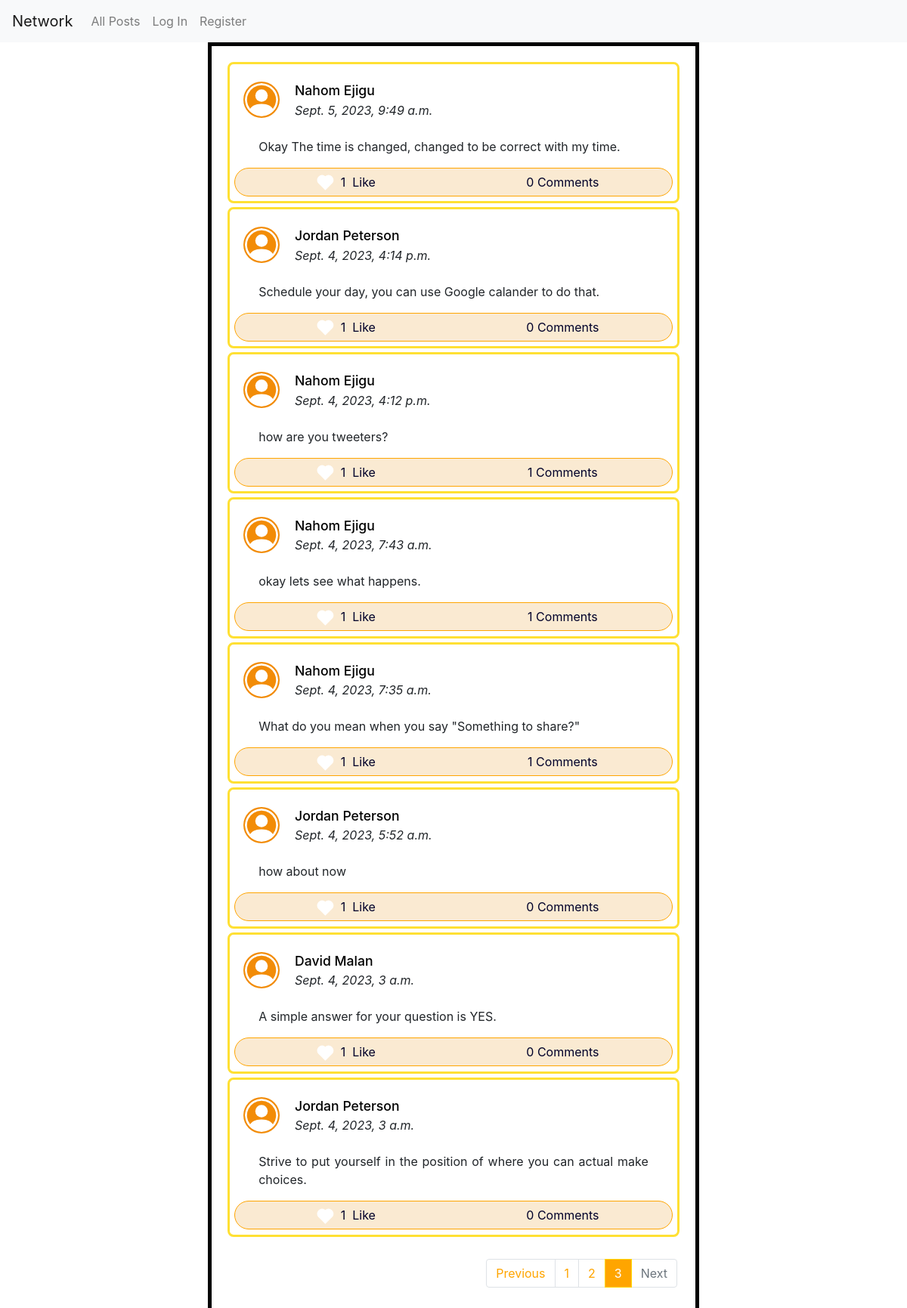
/?page=3, run on the app's committed database.
### network/models.py (models this page shows)
class Post(models.Model):
    user = models.ForeignKey(User, on_delete=models.CASCADE, related_name='poster')
    post = models.TextField()
    date = models.DateTimeField(auto_now_add=True)
    like = models.ManyToManyField(User, blank=True, related_name='like')
    views = models.IntegerField(default=0)
    comment = models.ManyToManyField(Comment, blank=True, related_name="post")

class User(AbstractUser):
    following = models.ManyToManyField("self", blank=True)
    followers = models.ManyToManyField("self", blank=True)

### network/views.py (the view)
# urls.py: path("", views.index, name="index"),
def index(request):
    p = Paginator(Post.objects.all().order_by('-date'), 10)
    page = request.GET.get("page")
    posts = p.get_page(page)
    return render(request, "network/index.html", {
        "new_post": NewPost(),
        "posts": posts,
    })

### network/templates/network/index.html (shortened to what this page needs)
{% extends "network/layout.html" %}

### network/templates/network/layout.html (shortened to what this page needs)
{% load static %}
<!DOCTYPE html>
<html lang="en">
    <head>
        <link href="https://cdn.jsdelivr.net/npm/bootstrap@5.3.1/dist/css/bootstrap.min.css" rel="stylesheet">
        <link rel="stylesheet" href="https://stackpath.bootstrapcdn.com/bootstrap/4.4.1/css/bootstrap.min.css">
        <link href="{% static 'network/styles.css' %}" rel="stylesheet">
    </head>
    <body>
        <div class="network" >
        <nav class="navbar navbar-expand-lg navbar-light bg-light">
            <a class="navbar-brand" href="{% url 'index' %}">Network</a>
          <ul class="navbar-nav mr-auto nav-bar-network">
            <li class="nav-item">
              <a class="nav-link" href="{% url 'index' %}">All Posts</a>
            </li>
            {% if user.is_authenticated %}
                <li class="nav-item following">
                    <a class="nav-link" href="{% url 'following' %}">Following</a>
                </li>
                <li class="nav-item">
                    <a class="nav-link" href="{% url 'logout' %}">Log Out</a>
                </li>
            {% else %}
                <li class="nav-item">
                    <a class="nav-link" href="{% url 'login' %}">Log In</a>
                </li>
                <li class="nav-item">
                    <a class="nav-link" href="{% url 'register' %}">Register</a>
                </li>
            {% endif %}
          </ul>
        </nav>
        </div>
        <div class="body">
            <div class="main">
                <div class="middle-everything">
                    {% for post in posts %}
                    <div class="posts">
                        <div class="username">
                            <div class="user-icon">
                            </div>
                            <div class="user-username">
                                    <a  href="{% url 'profile_page' post.user %}" class="hyper-link-user">{{ post.user.first_name }} {{ post.user.last_name }} </a>
                                    <div><i>{{ post.date  }}</i> </div>
                            </div>
                        </div>
                            <div class="post-content">
                            {{ post.post }}
                            </div>
                            <div class="post-info">
                                <div>
                                        <div class="span-like">
                                            {% if user in post.like.all %}
                                                <div class="liked heart" data-post_id="{{post.id}}" data-liked="True" class="not-liked like" > </div>
                                            {% else %}
                                                <div class="not-liked heart" data-post_id="{{post.id}}" data-liked="False" class="not-liked like">  </div>
                                            {% endif %}
                                        </div>
                                        &nbsp;<span data-post_id="{{post.id}}" class="like-number numbers"> {{ post.like.all.count }} </span> &nbsp;
                                        Like
                                        </div>
                                <div class="comments"> <span class="numbers"> {{ post.comment.all.count }}</span>&nbsp;Comments</div>
                            </div>
                    </div>
                    {% endfor %}
                    <br>
                    {% if posts.number  %}
                    <nav aria-label="..">
                        <ul class="pagination justify-content-end">
                        {% if posts.has_previous%}
                          <li class="page-item ">
                            <a class="page-link" href="?page={{ posts.previous_page_number }}" tabindex="-1" aria-disabled="true">Previous</a>
                          </li>
                        {% else %}
                        <li class="page-item disabled">
                            <a class="page-link" href="#" tabindex="-1" aria-disabled="true">Previous</a>
                          </li>
                        {% endif %}
                        {% for  page in posts.paginator.page_range %}
                            {% if page == posts.number %}
                            <li class="page-item active">
                                <a id="active" class="page-link" href="?page={{ page }}"> {{page}} </a>
                            </li>
                            {% elif page > posts.number|add:'-3' and page < posts.number|add:'3' %}
                            <li class="page-item"><a class="page-link" href="?page={{ page }}">{{ page }}</a></li>
                            {% endif %}
                        {% endfor %}
                          {% if posts.has_next %}
                          <li class="page-item ">
                            <a class="page-link" href="?page={{ posts.next_page_number }}">Next</a>
                          </li>
                          {% else %}
                          <li class="page-item disabled">
                            <a class="page-link" href="#">Next</a>
                          </li>
                          {% endif %}
                        </ul>
                      </nav>
                      {% endif %}
                </div>
            </div>
        </div>
    </body>
</html>

### network/static/network/styles.css (style rules this page uses)
body, * { box-sizing: border-box; }
body { margin: 0; position: relative; }
.middle-everything { width: 100%; }
.span-like { border: .001rem solid transparent; display: flex; justify-content: center; align-items: center; width: 2rem; height: 1rem; padding: 17px 1px 13px 1px; margin: 0; position: relative; border-radius: 50%; }
.heart { width: .8rem; height: .8rem; background-color: white; position: absolute; transform: rotate(45deg); }
.heart::before { content: ""; width: inherit; height: inherit; background-color: inherit; position: absolute; right: 0%; bottom: 50%; border-radius: 50%; }
.heart::after { content: ""; width: inherit; height: inherit; background-color: inherit ; position: absolute; border-radius: 50%; bottom: 0%; left: -50%; }
.not-liked { background-color: white; }
.pagination { margin-right: .5rem; }
.page-link { background-color: white; color: orange; }
.active > #active { background-color: orange; border-color: gold; }
@media only screen and (min-width: 600px) { .main { display: flex; justify-content: center; align-items: center; width: 100%; } }
@media only screen and (min-width: 600px) { .middle-everything { max-width: 650px; border: 5px solid black; padding: 1rem; } }
@media only screen and (min-width: 600px) { .user-icon { width: 5rem; color: rgb(255, 255, 255); display: flex; justify-content: center; padding: 1rem 0.5rem; } }
@media only screen and (min-width: 600px) { .user-icon> svg { width: 3rem; color: rgb(255, 255, 255); padding: 2px; background-color: rgb(242, 140, 7); border-radius: 50%; height: fit-content; text-align: center; } }
@media only screen and (min-width: 600px) { .posts { border: 0.2rem solid rgba(255, 217, 0, 0.8); border-radius: 0.5rem; padding: 0.4rem; margin: 0.3rem; } }
@media only screen and (min-width: 600px) { .username { display: flex; position: relative; align-items: center; } }
@media only screen and (min-width: 600px) { .user-username { width: 100%; padding: 1rem .5rem; } }
@media only screen and (min-width: 600px) { .hyper-link-user { text-decoration: none; color: black; font-weight: 500; font-size: 1.1rem; } }
@media only screen and (min-width: 600px) { .post-content { padding: .5rem 2rem 1rem 2rem; text-align: justify; } }
@media only screen and (min-width: 600px) { .post-info { display: flex; justify-content: space-evenly; border: 1px solid orange; background-color: rgb(250, 234, 210); border-radius: 5rem; } }
@media only screen and (min-width: 600px) { .post-info> div { display: flex; justify-content: center; align-items: center ; text-align: center; border: 2px solid transparent; color: rgb(0, 0, 42); width: 100%; } }

### data on the page
Post: user.first_name "Nahom", user.last_name "Ejigu", date "Sept. 5, 2023, 9:49 a.m.", post "Okay The time is changed, changed to be correct with my time.", like.all.count "1", comment.all.count "0"
Post: user.first_name "Jordan", user.last_name "Peterson", date "Sept. 4, 2023, 4:14 p.m.", post "Schedule your day, you can use Google calander to do that.", like.all.count "1", comment.all.count "0"
Post: user.first_name "Nahom", user.last_name "Ejigu", date "Sept. 4, 2023, 4:12 p.m.", post "how are you tweeters?", like.all.count "1", comment.all.count "1"
Post: user.first_name "Nahom", user.last_name "Ejigu", date "Sept. 4, 2023, 7:43 a.m.", post "okay lets see what happens.", like.all.count "1", comment.all.count "1"
Post: user.first_name "Nahom", user.last_name "Ejigu", date "Sept. 4, 2023, 7:35 a.m.", post "What do you mean when you say \"Something to share?\"", like.all.count "1", comment.all.count "1"
Post: user.first_name "Jordan", user.last_name "Peterson", date "Sept. 4, 2023, 5:52 a.m.", post "how about now", like.all.count "1", comment.all.count "0"
Post: user.first_name "David", user.last_name "Malan", date "Sept. 4, 2023, 3 a.m.", post "A simple answer for your question is YES.", like.all.count "1", comment.all.count "0"
Post: user.first_name "Jordan", user.last_name "Peterson", date "Sept. 4, 2023, 3 a.m.", post "Strive to put yourself in the position of where you can actual make choices.", like.all.count "1", comment.all.count "0"

### other printed values
{{ page }} "1" "2"
{{ page }} "3"
